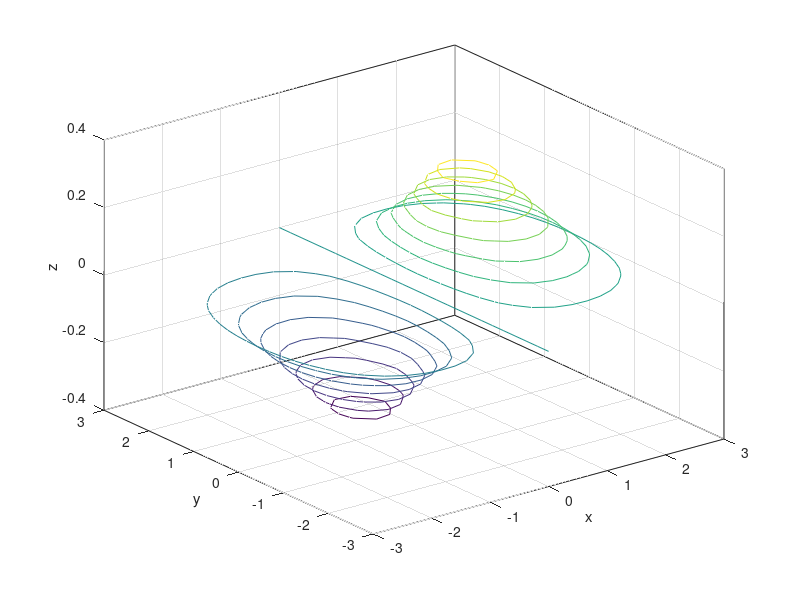

This figure's MATLAB source:
x = -3:0.25:3;
[X,Y] = meshgrid(x,x);
Z = 1.8 .^(-1.5*sqrt(X.^2 + Y.^2)) ...
    .* sin(X) .* cos(Y/2);

%plot3(X,Y,Z);
%surf(X,Y,Z);
%waterfall(X,Y,Z);
%contour(X,Y,Z,15);
contour3(X,Y,Z,15);

figure(1);
grid on;
xlabel('x');
ylabel('y');
zlabel('z');